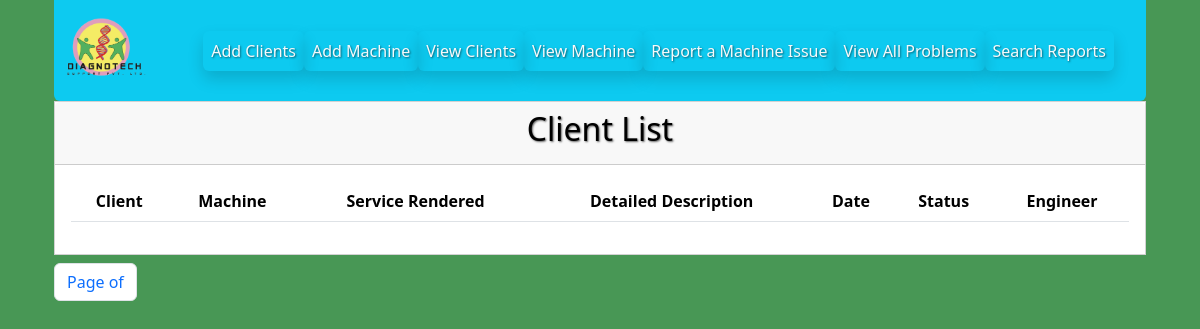
Page /problem_by_machine_model/cobas c 111 (signed in) on the earlier database version.
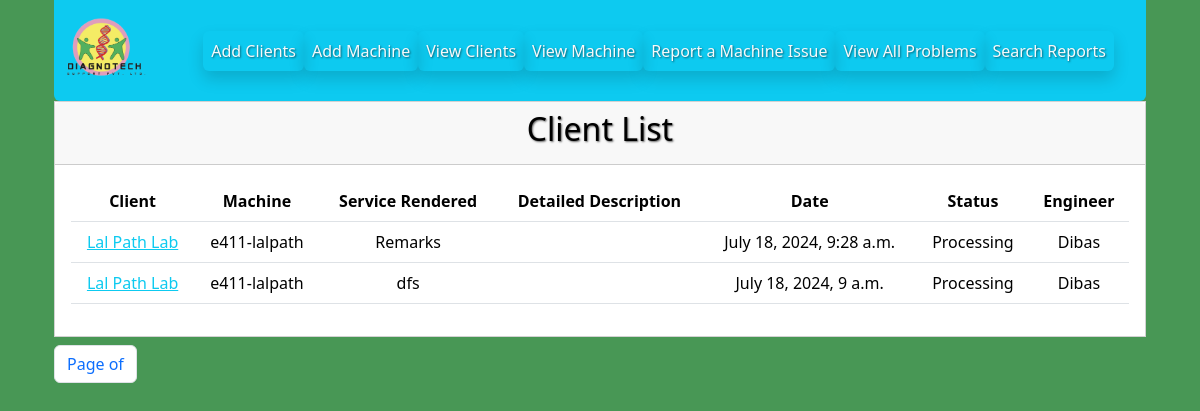
Same page on the later database version.
### digidiagno/models/problemmodel.py (models this page shows, shortened)
class ProblemModel(models.Model):
        client = models.ForeignKey(ClientModel, null=True, blank=True, related_name='problem_client', on_delete=models.CASCADE)
        machine = models.ForeignKey(MachineModel, null=True,blank=True, related_name='problem_machine', on_delete=models.CASCADE)
        engineer = models.ForeignKey(User, on_delete=models.CASCADE)
        date = models.DateTimeField(auto_now=True)
        end_date = models.DateField(blank=True, null=True, )
        remarks = models.CharField(max_length=1024)
        service_rendered = models.CharField(max_length=2048)
        name = models.CharField(max_length=50)
        status = models.CharField(max_length=100, choices=status_choices, default='Processing')
        image = models.ImageField(upload_to='static/media/img/report_uploads', height_field=None, null=True, blank=True, width_field=None, max_length=None)
        system_down = models.BooleanField(null=True, blank=True)
        backup = models.BooleanField(null=True, blank=True)
        defects = models.CharField(max_length=2048, blank=True, null =True)
        location_of_problem = models.CharField(max_length=2048, blank=True, null =True)
        status_after_service = models.CharField(max_length=2048, blank=True, null =True)
        client_signature = JSignatureField(null=True)
        class Meta:
            ordering = ['-id']

### digidiagno/models/clientmodel.py (models this page shows, shortened)
class ClientModel(models.Model):
    client_name = models.CharField( max_length=50)
    client_address = models.CharField( max_length=50)
    client_contact = models.CharField( max_length=50)
    contact_number = models.CharField(max_length=50, blank=True, null=True)
    contact_email = models.CharField(max_length=50, blank=True, null=True)
    warranty_amc_status = models.CharField(max_length=50, choices=choice, blank=True, null=True)
    class Meta:
            ordering = ['-id']
    def __str__(self):
                return self.client_name

### digidiagno/models/machinemodel.py (models this page shows, shortened)
class MachineModel(models.Model):
        machine_name = models.CharField( max_length=50, unique=True)
        machine_serial_number = models.CharField(max_length=50, unique=True)
        client = models.ForeignKey(ClientModel, null=True, blank=True, related_name='machine', on_delete=models.CASCADE)
        model = models.CharField(max_length=100, choices=status_choices, default='Processing')
        install_location = models.CharField(max_length=50, null=True, blank=True)
        class Meta:
            ordering = ['-id']

### digidiagno/views/problemview.py (the view)
# urls.py: path('problem_by_machine_model/<str:machine_model>', ProblemView.problem_by_machine_model, name='problem_by_machine_model'),
   def problem_by_machine_model(request, machine_model):
      print(machine_model)
      machine_model = urllib.parse.unquote(machine_model)
      if id:
         print('inside if condition')
         objects = ProblemModel.objects.filter(machine__model__icontains=machine_model)
         return render(request, 'view_problems_machine_by_model.html', {'objects':objects})
      else:
         print("Error in Problem by machine name")
         msg = 'ERRRRRRRORRRRR'
         return render(request, 'test.html', {'objects':msg})

### digidiagno/templates/view_problems_machine_by_model.html (shortened to what this page needs)
{% extends "base.html" %}
{% block content %}
{% if user.is_authenticated %}
{% include "header.html" %}
{% else %}
<p>You are not logged in! Please login first</p>
<a href="{% url 'login' %}"><button>
    Go To Login
</button></a>
{% endif %}
<div class="container">
    <div class="row justify-content-center">
        <div class="col-12">
            <div class="card text-center rounded-0 ">
                <div class="card-header text-black"> <h2 class="h2 text-black">Client List</h2></div>
                <div class="card-body table-responsive">
            <table class="table text-black">
                <tr>
                    <th>Client</th>
                    <th>Machine</th>
                    <th>Service Rendered</th>
                    <th>Detailed Description</th>
                    <th>Date</th>
                    <th>Status</th>
                    <th>Engineer</th>
                </tr>
                {% for x in objects  %}
                        <tr>
                        <td><a href="" class="link-info">{{ x.client }}</a></td>
                        <td>{{ x.machine.machine_name }}</td>
                        <td>{{ x.remarks }}</td>
                        <td>{{ x.detailed_desc }}</td>
                        <td>{{ x.date }}</td>
                        <td>{{ x.status }}</td>
                        <td>{{ x.engineer }}</td>
                        </tr>
                        {% endfor %}
                    </table>
                    </div>
                    </div>
                    </div>
        </div>
    <div class="row">
        <div class="col-lg-12">
            <div class="d-flex mt-2 .justify-content-end">
                <nav aria-label="Page navigation example">
                    <ul class="pagination">
                      <li class="page-item"><a class="page-link" href="#">
                        Page {{ page_obj.number }} of {{ page_obj.paginator.num_pages }}
                    </a></li>
                    </ul>
                  </nav>
            </div>
        </div>
    </div>
</div>
    {% endblock %}

Differences in the rows shown:
added ProblemModel: client "Lal Path Lab", machine.machine_name "e411-lalpath", remarks "Remarks", date "July 18, 2024, 9:28 a.m.", status "Processing", engineer "Dibas"
added ProblemModel: client "Lal Path Lab", machine.machine_name "e411-lalpath", remarks "dfs", date "July 18, 2024, 9 a.m.", status "Processing", engineer "Dibas"
